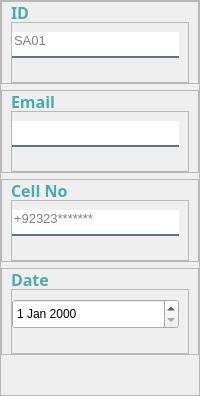
           <widget class="QFrame" name="frame_5">
            <property name="frameShape">
             <enum>QFrame::StyledPanel</enum>
            </property>
            <property name="frameShadow">
             <enum>QFrame::Raised</enum>
            </property>
            <layout class="QVBoxLayout" name="verticalLayout_4">
             <property name="leftMargin">
              <number>0</number>
             </property>
             <property name="topMargin">
              <number>0</number>
             </property>
             <property name="rightMargin">
              <number>0</number>
             </property>
             <property name="bottomMargin">
              <number>40</number>
             </property>
             <item>
              <widget class="QFrame" name="frame_10">
               <property name="frameShape">
                <enum>QFrame::StyledPanel</enum>
               </property>
               <property name="frameShadow">
                <enum>QFrame::Raised</enum>
               </property>
               <layout class="QVBoxLayout" name="verticalLayout_7">
                <property name="spacing">
                 <number>0</number>
                </property>
                <property name="topMargin">
                 <number>0</number>
                </property>
                <property name="bottomMargin">
                 <number>0</number>
                </property>
                <item>
                 <widget class="QLabel" name="label_79">
                  <property name="maximumSize">
                   <size>
                    <width>120</width>
                    <height>20</height>
                   </size>
                  </property>
                  <property name="font">
                   <font>
                    <family>Century Gothic</family>
                    <pointsize>12</pointsize>
                    <weight>75</weight>
                    <bold>true</bold>
                   </font>
                  </property>
                  <property name="styleSheet">
                   <string notr="true">color:#48ACAC</string>
                  </property>
                  <property name="text">
                   <string>ID</string>
                  </property>
                 </widget>
                </item>
                <item>
                 <widget class="QFrame" name="frame_23">
                  <property name="frameShape">
                   <enum>QFrame::StyledPanel</enum>
                  </property>
                  <property name="frameShadow">
                   <enum>QFrame::Raised</enum>
                  </property>
                  <layout class="QVBoxLayout" name="verticalLayout_21">
                   <property name="spacing">
                    <number>1</number>
                   </property>
                   <property name="leftMargin">
                    <number>0</number>
                   </property>
                   <item>
                    <widget class="QLineEdit" name="txtID">
                     <property name="font">
                      <font>
                       <pointsize>10</pointsize>
                      </font>
                     </property>
                     <property name="styleSheet">
                      <string notr="true">background-color:white;
border:none;
border-bottom:2px solid rgba(46, 82, 101, 200);
color:black;
padding-bottom:7px;</string>
                     </property>
                     <property name="placeholderText">
                      <string>SA01</string>
                     </property>
                    </widget>
                   </item>
                   <item>
                    <widget class="QLabel" name="lblIDValidation">
                     <property name="styleSheet">
                      <string notr="true">color: rgb(255, 0, 0);</string>
                     </property>
                     <property name="text">
                      <string/>
                     </property>
                    </widget>
                   </item>
                  </layout>
                 </widget>
                </item>
               </layout>
              </widget>
             </item>
             <item>
              <widget class="QFrame" name="frame_11">
               <property name="frameShape">
                <enum>QFrame::StyledPanel</enum>
               </property>
               <property name="frameShadow">
                <enum>QFrame::Raised</enum>
               </property>
               <layout class="QVBoxLayout" name="verticalLayout_8">
                <property name="spacing">
                 <number>0</number>
                </property>
                <property name="topMargin">
                 <number>0</number>
                </property>
                <property name="bottomMargin">
                 <number>0</number>
                </property>
                <item>
                 <widget class="QLabel" name="label_80">
                  <property name="maximumSize">
                   <size>
                    <width>120</width>
                    <height>20</height>
                   </size>
                  </property>
                  <property name="font">
                   <font>
                    <family>Century Gothic</family>
                    <pointsize>12</pointsize>
                    <weight>75</weight>
                    <bold>true</bold>
                   </font>
                  </property>
                  <property name="styleSheet">
                   <string notr="true">color:#48ACAC</string>
                  </property>
                  <property name="text">
                   <string>Email</string>
                  </property>
                 </widget>
                </item>
                <item>
                 <widget class="QFrame" name="frame_25">
                  <property name="frameShape">
                   <enum>QFrame::StyledPanel</enum>
                  </property>
                  <property name="frameShadow">
                   <enum>QFrame::Raised</enum>
                  </property>
                  <layout class="QVBoxLayout" name="verticalLayout_22">
                   <property name="spacing">
                    <number>1</number>
                   </property>
                   <property name="leftMargin">
                    <number>0</number>
                   </property>
                   <item>
                    <widget class="QLineEdit" name="txtEmail">
                     <property name="font">
                      <font>
                       <pointsize>10</pointsize>
                      </font>
                     </property>
                     <property name="styleSheet">
                      <string notr="true">background-color:white;
border:none;
border-bottom:2px solid rgba(46, 82, 101, 200);
color:black;
padding-bottom:7px;</string>
                     </property>
                     <property name="inputMethodHints">
                      <set>Qt::ImhEmailCharactersOnly</set>
                     </property>
                     <property name="placeholderText">
                      <string/>
                     </property>
                    </widget>
                   </item>
                   <item>
                    <widget class="QLabel" name="lblEmailValidation">
                     <property name="styleSheet">
                      <string notr="true">color: rgb(255, 0, 0);</string>
                     </property>
                     <property name="text">
                      <string/>
                     </property>
                    </widget>
                   </item>
                  </layout>
                 </widget>
                </item>
               </layout>
              </widget>
             </item>
             <item>
              <widget class="QFrame" name="frame_12">
               <property name="frameShape">
                <enum>QFrame::StyledPanel</enum>
               </property>
               <property name="frameShadow">
                <enum>QFrame::Raised</enum>
               </property>
               <layout class="QVBoxLayout" name="verticalLayout_9">
                <property name="spacing">
                 <number>0</number>
                </property>
                <property name="topMargin">
                 <number>0</number>
                </property>
                <property name="bottomMargin">
                 <number>0</number>
                </property>
                <item>
                 <widget class="QLabel" name="label_81">
                  <property name="maximumSize">
                   <size>
                    <width>120</width>
                    <height>20</height>
                   </size>
                  </property>
                  <property name="font">
                   <font>
                    <family>Century Gothic</family>
                    <pointsize>12</pointsize>
                    <weight>75</weight>
                    <bold>true</bold>
                   </font>
                  </property>
                  <property name="styleSheet">
                   <string notr="true">color:#48ACAC</string>
                  </property>
                  <property name="text">
                   <string>Cell No</string>
                  </property>
                 </widget>
                </item>
                <item>
                 <widget class="QFrame" name="frame_28">
                  <property name="frameShape">
                   <enum>QFrame::StyledPanel</enum>
                  </property>
                  <property name="frameShadow">
                   <enum>QFrame::Raised</enum>
                  </property>
                  <layout class="QVBoxLayout" name="verticalLayout_25">
                   <property name="spacing">
                    <number>1</number>
                   </property>
                   <property name="leftMargin">
                    <number>0</number>
                   </property>
                   <item>
                    <widget class="QLineEdit" name="txtCellNo">
                     <property name="font">
                      <font>
                       <pointsize>10</pointsize>
                      </font>
                     </property>
                     <property name="styleSheet">
                      <string notr="true">background-color:white;
border:none;
border-bottom:2px solid rgba(46, 82, 101, 200);
color:black;
padding-bottom:7px;</string>
                     </property>
                     <property name="inputMethodHints">
                      <set>Qt::ImhDigitsOnly</set>
                     </property>
                     <property name="maxLength">
                      <number>15</number>
                     </property>
                     <property name="placeholderText">
                      <string>+92323*******</string>
                     </property>
                    </widget>
                   </item>
                   <item>
                    <widget class="QLabel" name="txtCellNoValidation">
                     <property name="styleSheet">
                      <string notr="true">color: rgb(255, 0, 0);</string>
                     </property>
                     <property name="text">
                      <string/>
                     </property>
                    </widget>
                   </item>
                  </layout>
                 </widget>
                </item>
               </layout>
              </widget>
             </item>
             <item>
              <widget class="QFrame" name="frame_13">
               <property name="frameShape">
                <enum>QFrame::StyledPanel</enum>
               </property>
               <property name="frameShadow">
                <enum>QFrame::Raised</enum>
               </property>
               <layout class="QVBoxLayout" name="verticalLayout_10">
                <property name="spacing">
                 <number>0</number>
                </property>
                <property name="topMargin">
                 <number>0</number>
                </property>
                <property name="bottomMargin">
                 <number>0</number>
                </property>
                <item>
                 <widget class="QLabel" name="label_82">
                  <property name="maximumSize">
                   <size>
                    <width>120</width>
                    <height>20</height>
                   </size>
                  </property>
                  <property name="font">
                   <font>
                    <family>Century Gothic</family>
                    <pointsize>12</pointsize>
                    <weight>75</weight>
                    <bold>true</bold>
                   </font>
                  </property>
                  <property name="styleSheet">
                   <string notr="true">color:#48ACAC</string>
                  </property>
                  <property name="text">
                   <string>Date</string>
                  </property>
                 </widget>
                </item>
                <item>
                 <widget class="QFrame" name="frame_31">
                  <property name="frameShape">
                   <enum>QFrame::StyledPanel</enum>
                  </property>
                  <property name="frameShadow">
                   <enum>QFrame::Raised</enum>
                  </property>
                  <layout class="QVBoxLayout" name="verticalLayout_28">
                   <property name="spacing">
                    <number>1</number>
                   </property>
                   <property name="leftMargin">
                    <number>0</number>
                   </property>
                   <item>
                    <widget class="QDateEdit" name="dateEditAddAgent">
                     <property name="minimumSize">
                      <size>
                       <width>0</width>
                       <height>30</height>
                      </size>
                     </property>
                     <property name="maximumSize">
                      <size>
                       <width>16777215</width>
                       <height>40</height>
                      </size>
                     </property>
                    </widget>
                   </item>
                   <item>
                    <widget class="QLabel" name="lblDateValidation">
                     <property name="styleSheet">
                      <string notr="true">color: rgb(255, 0, 0);</string>
                     </property>
                     <property name="text">
                      <string/>
                     </property>
                    </widget>
                   </item>
                  </layout>
                 </widget>
                </item>
               </layout>
              </widget>
             </item>
            </layout>
           </widget>
